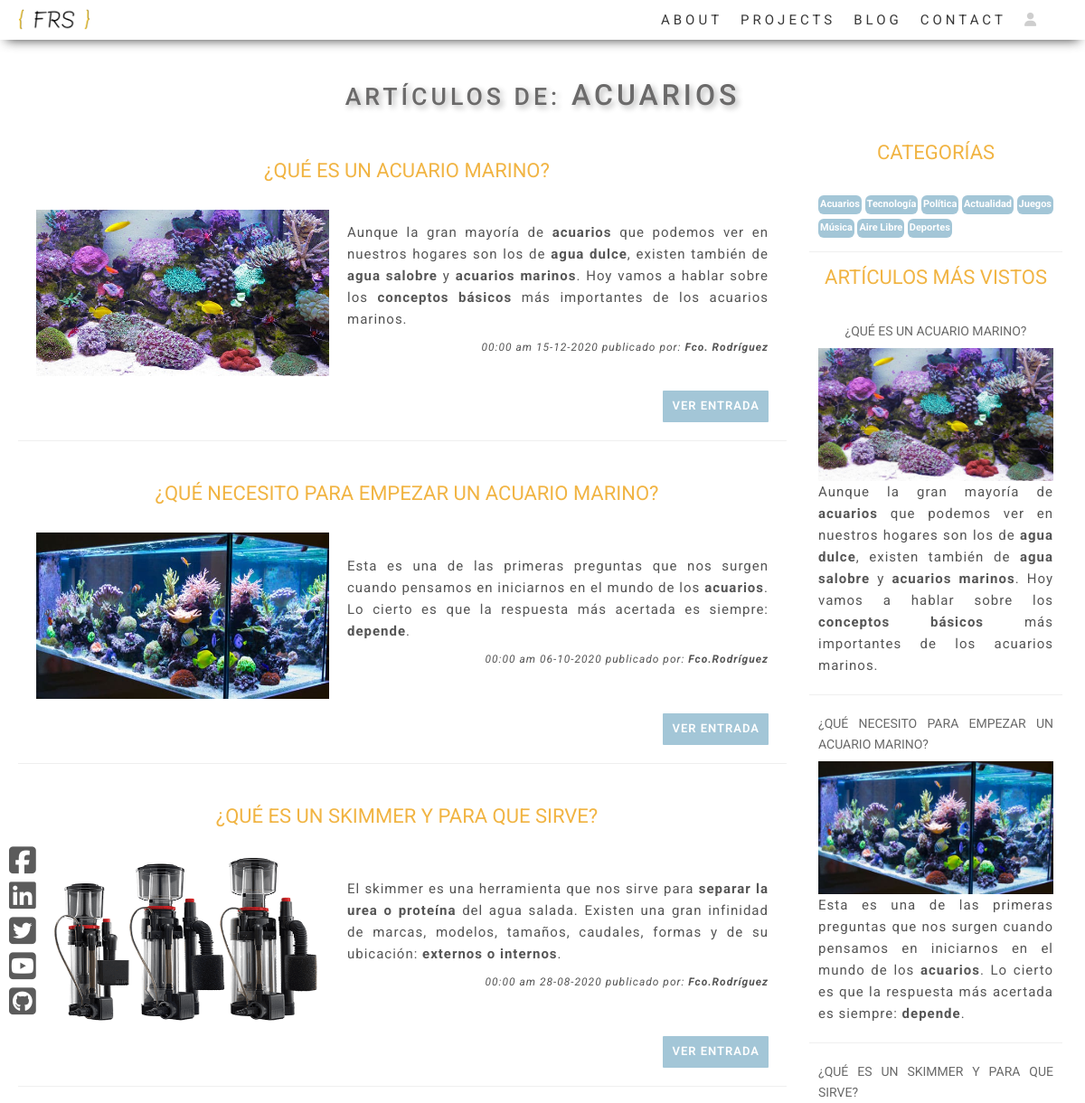
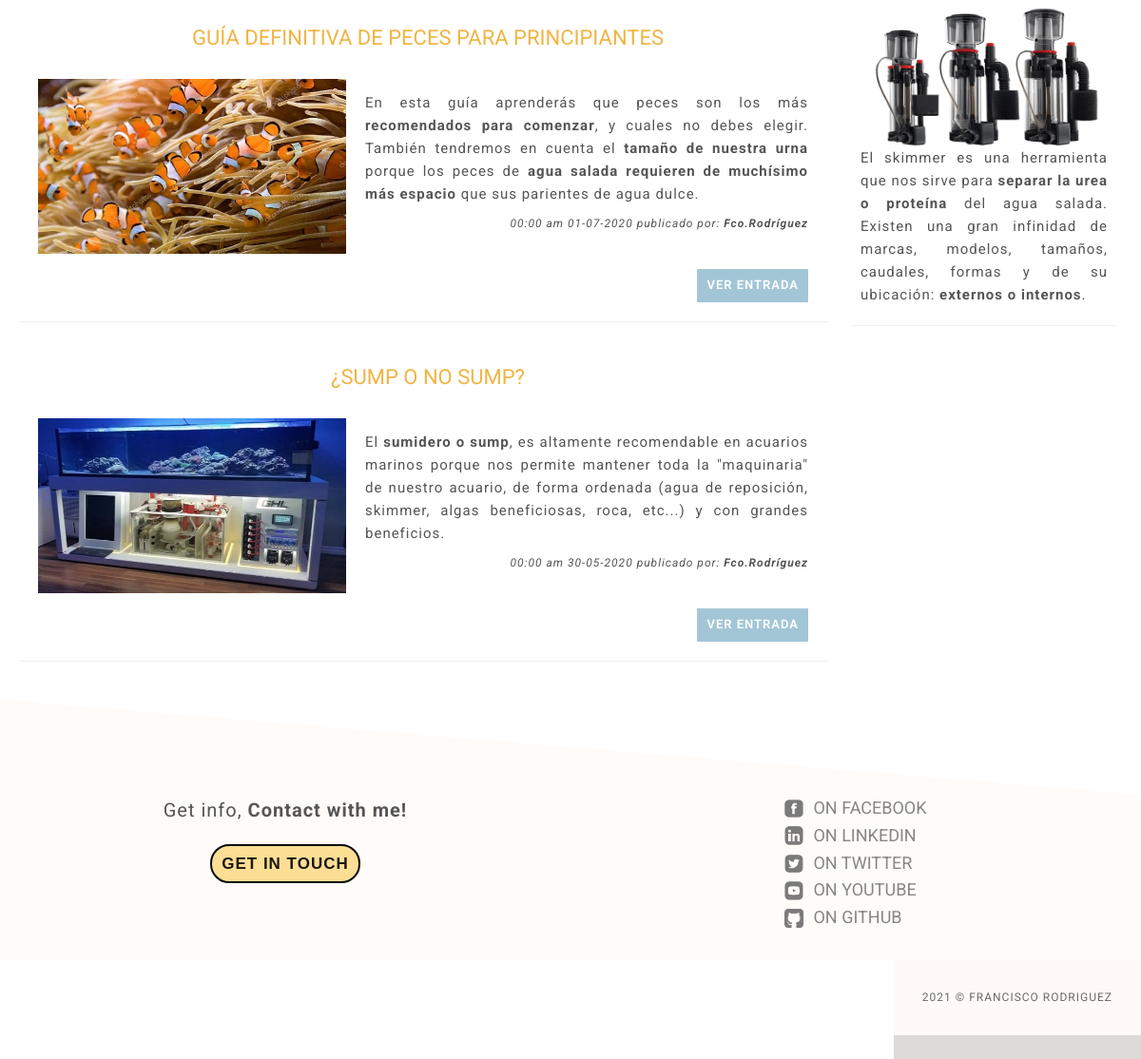
Page /categories.php?cat=acuarios on the committed database (2 pictures, top to bottom).
### tables this page shows
CREATE TABLE `articulos_categorias` (
  `id_articulo` int(11) NOT NULL,
  `id_categoria` int(11) NOT NULL
);

CREATE TABLE `articulos` (
  `id` int(100) NOT NULL,
  `urltitulo` varchar(255) NOT NULL,
  `titulo` varchar(255) NOT NULL,
  `autor` varchar(150) NOT NULL,
  `fecha` date NOT NULL,
  `preview` text NOT NULL,
  `contenido` text NOT NULL,
  `portada` varchar(255) NOT NULL,
  `portada_footer` varchar(255) NOT NULL,
  `publicado` tinyint(1) NOT NULL
);

CREATE TABLE `categorias` (
  `id_categoria` int(11) NOT NULL,
  `nombre_categoria` varchar(50) NOT NULL
);

### categories.php (the view, shortened to what this page needs)
<?php
include_once('./layout/header.php');
include_once('./layout/smedia-float.php');
if (isset($_GET['cat']) && strlen($_GET['cat']) > 0) {
    $category_name = $_GET['cat'];
}
include_once('./layout/separator.php');
?>
<main id="blog-container" class="container">
    <section id="articles">
        <?php
        $conn = connect();
        if ($conn) {
            $query = "SELECT * FROM articulos AS art INNER JOIN articulos_categorias AS acat ON art.id = acat.id_articulo INNER JOIN categorias AS cat ON acat.id_categoria = cat.id_categoria WHERE cat.nombre_categoria = ? ORDER BY fecha DESC";
            $stmt = $conn->prepare($query);
            $stmt->bind_param("s", $category_name);
            $stmt->execute();
            $result = $stmt->get_result();
            while ($row = $result->fetch_assoc()) {
                if ($row['publicado']) { ?>
                    <article class="blog-post">
                        <h3><?php echo $row['titulo']; ?></h3>
                        <div class="autor-date">
                            <p><?php echo $row['preview']; ?></p>
                            <p class="p-date">
                                <?php echo date('H:i a d-m-Y', strtotime($row['fecha'])); ?>
                                publicado por: <span class="bold"><?php echo $row['autor']; ?></span>
                            </p>
                        </div>
                        <div class="image-article">
                            <img src="./img/blog/<?php echo $row['portada']; ?>" alt="imagen noticia">
                        </div>
                        <div class="article-buttons">
                            <a class="btn btn-article" href="articulo.php?art=<?php echo $row['urltitulo']; ?>">Ver entrada</a>
                        </div>
                    </article>
        <?php }
            }
        } ?>
    </section>
    <aside>
        <?php
        echo "<h3>Categorías</h3>";
        include_once('./layout/badges-categories.php');
        echo "<h3>Artículos más vistos</h3>";
        include_once('./layout/most-visited.php');
        ?>
    </aside>
</main>
<?php
include_once('./layout/clip.php');
include_once('./layout/footer.php');
?>

### layout/badges-categories.php (shortened to what this page needs)
<?php
try {
    $conn = connect();
    $query = "SELECT * FROM categorias";
    if ($result = $conn->query($query)) {
        echo "<article class='categories-wrapper'>";
        while ($row = $result->fetch_assoc()) { ?>
            <a title="<?php echo $row['nombre_categoria']; ?>" href="categories.php?cat=<?php echo $row['nombre_categoria']; ?>"><?php echo $row['nombre_categoria']; ?></a>
<?php   }
        echo "</article>";
    }
} catch (\Throwable $th) {
}

### layout/most-visited.php (shortened to what this page needs)
<?php
$conn = connect();
if ($conn) {
    $query = "SELECT id, urltitulo, titulo, portada, preview FROM articulos LIMIT 3";
    if ($result = $conn->query($query)) {
        while ($row = $result->fetch_assoc()) { ?>
            <article>
                <a class="aside-style" href="articulo.php?art=<?php echo $row['urltitulo']; ?>">
                    <h4><?php echo $row['titulo']; ?></h4>
                    <img src="./img/blog/<?php echo $row['portada']; ?>" alt="image-post">
                    <p><?php echo $row['preview']; ?></p>
                </a>
            </article>
<?php }
    }
}
?>

### css/styles.css (style rules this page uses)
* { margin: 0px; padding: 0px; box-sizing: border-box; }
body, html { height: 100%; line-height: 1.6; font-family: "Roboto", sans-serif; }
body { height: 100vh; }
.bold { font-weight: bold; }
.container { margin: 0 auto; max-width: 120rem; }
.btn { cursor: pointer; font-size: 1.3rem; font-weight: 600; letter-spacing: 0.1rem; text-transform: uppercase; padding: 0.7rem 1rem; border: none; border-radius: 0.1rem; transition: 0.3s ease-in-out; outline: none; }
.btn-article { color: rgb(255, 255, 255); background-color: rgb(105, 163, 190); background-color: rgba(105, 163, 190, 0.61); }
html { font-size: 62.5%; }
body { font-size: 1.4rem; }
h1, h2, h3, h4, h5, h6 { margin: 0; text-transform: uppercase; }
h3 { font-size: 2.2rem; font-weight: 400; color: rgb(241, 180, 67); }
h4 { font-weight: 400; }
p { margin: 0; font-size: 1.5rem; letter-spacing: 0.1rem; color: rgb(85, 85, 85); }
img { max-width: 100%; }
a { text-decoration: none; }
main { padding: 1rem; background-color: rgba(255, 255, 255, 0.897); }
@media (min-width: 468px) { main { padding: 1rem 1rem; } }
@media (min-width: 768px) { main { padding: 2rem 2rem; } }
@media (min-width: 992px) { main { display: flex; justify-content: center; flex-direction: column; align-items: center; } }
#blog-container { flex-direction: column !important; align-items: flex-start; }
.blog-post { margin: 0 auto; margin-bottom: 2rem; padding: 2rem 1rem; transition: 0.3s ease-in-out; border-bottom: 1px solid rgba(0, 0, 0, 0.061); display: flex; flex-direction: column; }
.autor-date { margin-bottom: 1rem; text-align: justify; display: flex; flex-direction: column; justify-content: space-between; order: 3; }
.p-date { margin-top: 1rem; font-size: 1.2rem; font-style: italic; }
.blog-post h3 { margin-bottom: 1rem; order: 1; text-align: center; }
.autor-date .p-date { text-align: right; }
.image-article { text-align: center; order: 2; }
.image-article img { margin-top: 0.6rem; margin-bottom: 4rem; }
.article-buttons { padding: 0; order: 4; }
.article-buttons a { float: right; margin-left: 1rem; }
@media (min-width: 768px) { .blog-post { padding: 2rem; } }
@media (min-width: 992px) { #blog-container { flex-direction: row !important; } }
@media (min-width: 992px) { #articles { padding-right: 2rem; flex: 0 0 75%; } }
@media (min-width: 992px) { .blog-post { display: grid; grid-template-columns: 40% 60%; align-items: center; grid-gap: 1rem; } }
@media (min-width: 992px) { .blog-post h3 { grid-column: 1/3; text-align: center; } }
@media (min-width: 992px) { .image-article { grid-row: 2/3; grid-column: 1/2; } }
@media (min-width: 992px) { .image-article img { margin-top: 0.6rem; margin-bottom: 0rem; } }
@media (min-width: 992px) { .autor-date { grid-row: 2/3; grid-column: 2/3; padding: 0rem 1rem; } }
@media (min-width: 992px) { .article-buttons { float: none !important; grid-row: 3/3; grid-column: 2/3; padding: 0 1rem; } }
.aside-style { display: flex; flex-direction: column; align-items: center; }
aside { text-align: justify; }
aside h3 { text-align: center; margin-bottom: 2rem; }
aside h4 { margin-bottom: 0.8rem; color: rgba(0, 0, 0, 0.589) !important; transition: all 0.2s ease-in-out; }
aside article p { margin-bottom: 1rem; }
aside article { margin: 0 0.5rem; padding: 1rem; border-bottom: 1px solid rgba(0, 0, 0, 0.061); margin-bottom: 1rem; transition: 0.3s ease-in-out; background-color: rgba(255, 255, 255, 0.061); }
.categories-wrapper a { display: inline-block; color: white; background-color: rgba(105, 163, 190, 0.61); padding: 0.1rem 0.2rem; border-radius: 6px; margin-bottom: 0.5rem; font-size: 1.1rem; text-transform: capitalize; transition: all 0.4s ease-in-out; font-weight: bold; }
.categories-wrapper a::after { display: block; content: attr(title); font-weight: bold; height: 1px; color: transparent; overflow: hidden; visibility: hidden; }
@media (min-width: 992px) { aside { display: block !important; } }

### rows in the picture
articulos_categorias: id_articulo.titulo "¿QUÉ ES UN ACUARIO MARINO?", id_articulo.preview "Aunque la gran mayoría de acuarios que podemos ver en nuestros hogares son los de agua dulce , existen también de agua salobre y acuarios marinos . Hoy vamos a hablar sobre los conceptos básicos más importantes de los acuarios marinos.", id_articulo.fecha "00:00 am 15-12-2020", id_articulo.autor "Fco. Rodríguez", id_articulo.portada (picture)
articulos_categorias: id_articulo.titulo "¿QUÉ NECESITO PARA EMPEZAR UN ACUARIO MARINO?", id_articulo.preview "Esta es una de las primeras preguntas que nos surgen cuando pensamos en iniciarnos en el mundo de los acuarios . Lo cierto es que la respuesta más acertada es siempre: depende .", id_articulo.fecha "00:00 am 06-10-2020", id_articulo.autor "Fco.Rodríguez", id_articulo.portada (picture)
articulos_categorias: id_articulo.titulo "¿QUÉ ES UN SKIMMER Y PARA QUE SIRVE?", id_articulo.preview "El skimmer es una herramienta que nos sirve para separar la urea o proteína del agua salada. Existen una gran infinidad de marcas, modelos, tamaños, caudales, formas y de su ubicación: externos o internos .", id_articulo.fecha "00:00 am 28-08-2020", id_articulo.autor "Fco.Rodríguez", id_articulo.portada (picture)
articulos_categorias: id_articulo.titulo "GUÍA DEFINITIVA DE PECES PARA PRINCIPIANTES", id_articulo.preview "En esta guía aprenderás que peces son los más recomendados para comenzar , y cuales no debes elegir. También tendremos en cuenta el tamaño de nuestra urna porque los peces de agua salada requieren de muchísimo más espacio que sus parientes de agua dulce.", id_articulo.fecha "00:00 am 01-07-2020", id_articulo.autor "Fco.Rodríguez", id_articulo.portada (picture)
articulos_categorias: id_articulo.titulo "¿SUMP O NO SUMP?", id_articulo.preview "El sumidero o sump , es altamente recomendable en acuarios marinos porque nos permite mantener toda la \"maquinaria\" de nuestro acuario, de forma ordenada (agua de reposición, skimmer, algas beneficiosas, roca, etc...) y con grandes beneficios.", id_articulo.fecha "00:00 am 30-05-2020", id_articulo.autor "Fco.Rodríguez", id_articulo.portada (picture)
categorias: nombre_categoria "Acuarios"
categorias: nombre_categoria "Tecnología"
categorias: nombre_categoria "Política"
categorias: nombre_categoria "Actualidad"
categorias: nombre_categoria "Juegos"
categorias: nombre_categoria "Música"
categorias: nombre_categoria "Aire Libre"
categorias: nombre_categoria "Deportes"
articulos: titulo "¿QUÉ ES UN ACUARIO MARINO?", portada (picture), preview "Aunque la gran mayoría de acuarios que podemos ver en nuestros hogares son los de agua dulce , existen también de agua salobre y acuarios marinos . Hoy vamos a hablar sobre los conceptos básicos más importantes de los acuarios marinos."
articulos: titulo "¿QUÉ NECESITO PARA EMPEZAR UN ACUARIO MARINO?", portada (picture), preview "Esta es una de las primeras preguntas que nos surgen cuando pensamos en iniciarnos en el mundo de los acuarios . Lo cierto es que la respuesta más acertada es siempre: depende ."
articulos: titulo "¿QUÉ ES UN SKIMMER Y PARA QUE SIRVE?", portada (picture), preview "El skimmer es una herramienta que nos sirve para separar la urea o proteína del agua salada. Existen una gran infinidad de marcas, modelos, tamaños, caudales, formas y de su ubicación: externos o internos ."

### other values in the picture
$category_name "ACUARIOS"
